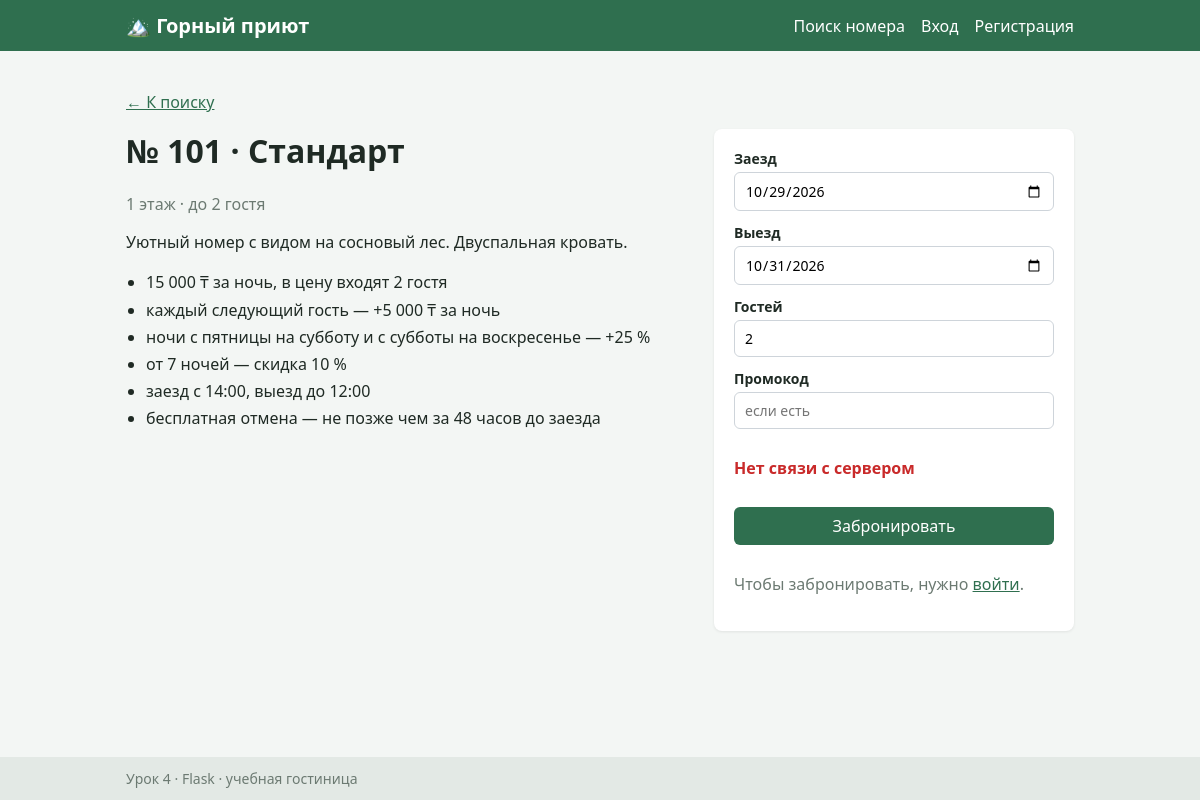
Page /room/1?check_in=2026-10-29&check_out=2026-10-31&guests=2 on the committed database.
### tables this page shows
CREATE TABLE rooms (
    id INTEGER PRIMARY KEY AUTOINCREMENT,
    number TEXT UNIQUE NOT NULL,
    type_id INTEGER NOT NULL REFERENCES room_types (id),
    floor INTEGER NOT NULL
);

CREATE TABLE room_types (
    id INTEGER PRIMARY KEY AUTOINCREMENT,
    name TEXT NOT NULL,
    price INTEGER NOT NULL,          -- цена за ночь, ₸
    capacity INTEGER NOT NULL,       -- максимум гостей
    description TEXT NOT NULL
);

### app/views/rooms.py (the view)
@bp.route("/room/<int:room_id>")
def room_page(room_id):
    room = rooms_repo.get(room_id)
    if room is None:
        abort(404)
    tomorrow = date.today() + timedelta(days=1)
    form = {
        "check_in": request.args.get("check_in", tomorrow.isoformat()),
        "check_out": request.args.get("check_out", (tomorrow + timedelta(days=2)).isoformat()),
        "guests": request.args.get("guests", str(min(2, room.capacity))),
    }
    return render_template(
        "room.html",
        room=room,
        form=form,
        today=date.today().isoformat(),
        cfg=config,
    )

### app/auth.py (called while the page is built, shortened)
def current_user():
    user_id = session.get("user_id")
    if user_id is None:
        return None

def inject_user():
    return {"user": current_user()}

### app/db.py (called while the page is built)
def get_db():
    if "db" not in g:
        if not os.path.exists(config.DATABASE):
            init_db()
        g.db = sqlite3.connect(config.DATABASE)
        g.db.row_factory = sqlite3.Row
    return g.db

### app/models/room.py (called while the page is built)
    @property
    def title(self):
        return f"№ {self.number} · {self.type_name}"

### app/repositories/rooms.py (called while the page is built)
def _to_room(row):
    return Room(
        id=row["id"],
        number=row["number"],
        floor=row["floor"],
        type_name=row["type_name"],
        price=row["price"],
        capacity=row["capacity"],
        description=row["description"],
    )

def get(room_id):
    row = get_db().execute(queries.ROOM_BY_ID, (room_id,)).fetchone()
    return _to_room(row) if row else None

### app/utils/formatting.py (called while the page is built)
def money(value):
    return f"{value:,}".replace(",", " ") + " ₸"

def _plural(n, one, few, many):
    if n % 10 == 1 and n % 100 != 11:
        return one
    if n % 10 in (2, 3, 4) and n % 100 not in (12, 13, 14):
        return few
    return many

def nights_word(n):
    return f"{n} {_plural(n, 'ночь', 'ночи', 'ночей')}"

def guests_word(n):
    return f"{n} {_plural(n, 'гость', 'гостя', 'гостей')}"

### app/templates/room.html (shortened to what this page needs)
{% extends "base.html" %}
{% block content %}
  <p><a href="{{ url_for('search.index', check_in=form['check_in'], check_out=form['check_out'], guests=form['guests']) }}">← К поиску</a></p>
  <div class="room">
    <div>
      <h1>{{ room.title }}</h1>
      <p class="muted">{{ room.floor }} этаж · до {{ room.capacity|guests }}</p>
      <p>{{ room.description }}</p>
      <ul class="rules">
        <li>{{ room.price|money }} за ночь, в цену входят {{ cfg.INCLUDED_GUESTS|guests }}</li>
        <li>каждый следующий гость — +{{ cfg.EXTRA_GUEST_FEE|money }} за ночь</li>
        <li>ночи с пятницы на субботу и с субботы на воскресенье — +{{ cfg.WEEKEND_EXTRA_PERCENT }} %</li>
        <li>от {{ cfg.LONG_STAY_NIGHTS|nights }} — скидка {{ cfg.LONG_STAY_PERCENT }} %</li>
        <li>заезд с {{ cfg.CHECKIN_HOUR }}:00, выезд до {{ cfg.CHECKOUT_HOUR }}:00</li>
        <li>бесплатная отмена — не позже чем за {{ cfg.FREE_CANCEL_HOURS }} часов до заезда</li>
      </ul>
    </div>
    <form class="form" id="booking-form" method="post"
          action="{{ url_for('bookings.book', room_id=room.id) }}" data-room="{{ room.id }}">
      <label>Заезд
        <input type="date" name="check_in" value="{{ form['check_in'] }}" min="{{ today }}" required>
      </label>
      <label>Выезд
        <input type="date" name="check_out" value="{{ form['check_out'] }}" min="{{ today }}" required>
      </label>
      <label>Гостей
        <input type="number" name="guests" value="{{ form['guests'] }}" min="1" max="{{ room.capacity }}" required>
      </label>
      <label>Промокод
        <input type="text" name="promo" placeholder="если есть">
      </label>
      <div id="quote" class="quote"></div>
      <button type="submit" id="book-button">Забронировать</button>
      {% if not user %}
        <p class="muted">Чтобы забронировать, нужно <a href="{{ url_for('auth.login') }}">войти</a>.</p>
      {% endif %}
    </form>
  </div>
{% endblock %}

### app/static/css/style.css (style rules this page uses)
* { box-sizing: border-box; }
body { margin: 0; font-family: "Segoe UI", Arial, sans-serif; background: #f3f6f4; color: #1f2a24; display: flex; flex-direction: column; min-height: 100vh; }
a { color: #2f6f4f; }
h1 { margin-top: 0; }
.muted { color: #6c7a72; }
.search label, .form label { display: flex; flex-direction: column; gap: 4px; font-weight: 600; font-size: 14px; }
.room { display: grid; grid-template-columns: 1fr 360px; gap: 24px; align-items: start; }
.rules { padding-left: 20px; line-height: 1.7; }
.form { display: flex; flex-direction: column; gap: 12px; background: #fff; padding: 20px; border-radius: 8px; box-shadow: 0 1px 3px rgba(0, 0, 0, 0.08); max-width: 420px; }
input { font: inherit; font-weight: normal; padding: 8px 10px; border: 1px solid #ced4da; border-radius: 6px; }
button, .button { display: inline-block; font: inherit; padding: 8px 18px; border: none; border-radius: 6px; background: #2f6f4f; color: #fff; cursor: pointer; text-decoration: none; }

### rows in the picture
rooms: floor "1"
room_types: capacity|guests "2 гостя", description "Уютный номер с видом на сосновый лес. Двуспальная кровать.", price "15 000 ₸", guests "2"

### other values in the picture
{{ room.title }} "№ 101 · Стандарт"
{{ cfg.INCLUDED_GUESTS|guests }} "2 гостя"
{{ cfg.EXTRA_GUEST_FEE|money }} "5 000 ₸"
{{ cfg.WEEKEND_EXTRA_PERCENT }} "25"
{{ cfg.LONG_STAY_NIGHTS|nights }} "7 ночей"
{{ cfg.LONG_STAY_PERCENT }} "10"
{{ cfg.CHECKIN_HOUR }} "14"
{{ cfg.CHECKOUT_HOUR }} "12"
{{ cfg.FREE_CANCEL_HOURS }} "48"
